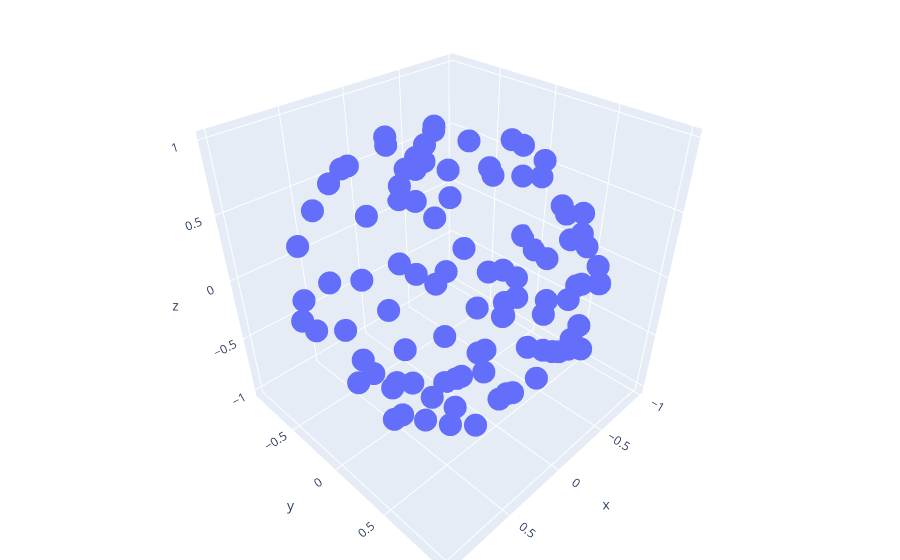

Here is the notebook cell this chart was saved with:
### Code cell
plot(scatter(x=xs, y=ys, z=zs, type="scatter3d",mode="markers", marker=attr(size=1)), Layout(margin=attr(l=0, r=0, b=0, t=0)))
